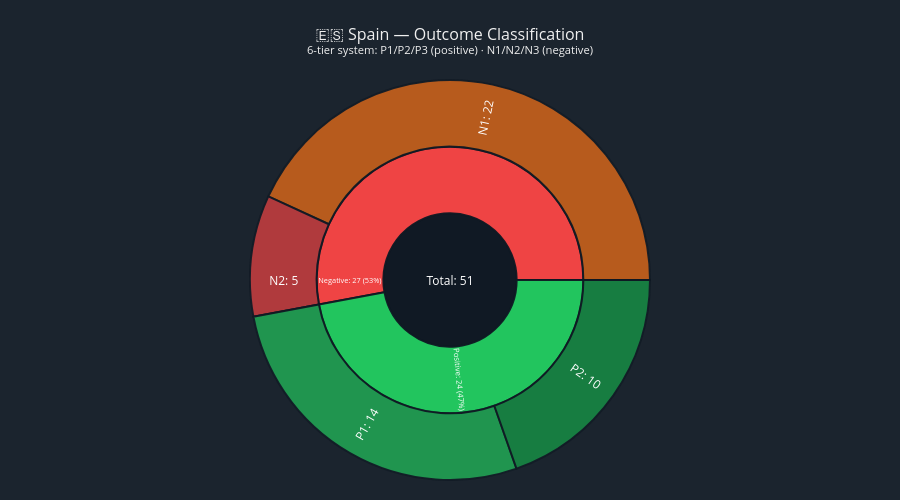

Notebook code cell kept with this figure:
### Markdown cell above
---
## 5. Outcome Classification — The 6-Tier System

The sunburst shows the full breakdown: inner ring = Positive vs Negative, outer ring = P1–P3 / N1–N3.

### Code cell
# ══════════════════════════════════════════════════════════════
# CELL 7 — Visualisation: Outcome Classification (P1-P3, N1-N3)
# ══════════════════════════════════════════════════════════════

TIER_META = {
    'P1': ('#22c55e', 'Established Possession', 'Kept ball ≥15s without leaving own half'),
    'P2': ('#16a34a', 'Reached Final Third',    'Kept ball ≥15s and reached final third'),
    'P3': ('#15803d', 'Created a Shot',          'Retained possession → shot attempt'),
    'N1': ('#f97316', 'Possession Lost',         'Opponent recovered without entering box'),
    'N2': ('#ef4444', 'Box Entry Conceded',      'Opponent entered penalty area'),
    'N3': ('#dc2626', 'Shot Conceded',           'Opponent produced a shot after recovery'),
}

# ── Sunburst / Treemap of outcomes ──
labels = []
parents = []
values = []
colors = []

# Root
labels.append(f'Total: {total}')
parents.append('')
values.append(total)
colors.append(C_BG)

# Positive / Negative
pos_total = outcome_counts['positive']
neg_total = outcome_counts['negative']

labels.append(f"Positive: {pos_total} ({round(pos_total/total*100)}%)")
parents.append(f'Total: {total}')
values.append(pos_total)
colors.append(C_POS)

labels.append(f"Negative: {neg_total} ({round(neg_total/total*100)}%)")
parents.append(f'Total: {total}')
values.append(neg_total)
colors.append(C_NEG)

# Granular tiers
for code in ['P1', 'P2', 'P3']:
    c = granular_counts.get(code, 0)
    color, label, desc = TIER_META[code]
    labels.append(f'{code}: {c}')
    parents.append(f"Positive: {pos_total} ({round(pos_total/total*100)}%)")
    values.append(c)
    colors.append(color)

for code in ['N1', 'N2', 'N3']:
    c = granular_counts.get(code, 0)
    color, label, desc = TIER_META[code]
    labels.append(f'{code}: {c}')
    parents.append(f"Negative: {neg_total} ({round(neg_total/total*100)}%)")
    values.append(c)
    colors.append(color)

fig3 = go.Figure(go.Sunburst(
    labels=labels,
    parents=parents,
    values=values,
    branchvalues='total',
    marker=dict(colors=colors, line=dict(color=C_BG, width=2)),
    textfont=dict(size=12, color='white'),
    insidetextorientation='radial',
))

fig3.update_layout(
    title=dict(
        text='🇪🇸 Spain — Outcome Classification<br><sup>6-tier system: P1/P2/P3 (positive) · N1/N2/N3 (negative)</sup>',
        font=dict(size=16, color=C_TEXT), x=0.5,
    ),
    plot_bgcolor=C_BG,
    paper_bgcolor=C_BG,
    height=500,
    margin=dict(l=20, r=20, t=80, b=20),
)

fig3.show()

# ── Text summary table ──
print('\n📊 OUTCOME DETAIL')
print('─' * 60)
for code in ['P1', 'P2', 'P3', 'N1', 'N2', 'N3']:
    c = granular_counts.get(code, 0)
    pct = round(c / total * 100, 1) if total else 0
    color_name, label, desc = TIER_META[code]
    marker = '🟢' if code.startswith('P') else '🔴'
    print(f'  {marker} {code} | {c:3d} ({pct:5.1f}%) | {label:25s} | {desc}')

### Figure 1 — Plotly figure (JSON) as saved in the notebook; plotly's stock layout.template omitted (floating-point values rounded to 4 significant figures)
{"data": [{"branchvalues": "total", "insidetextorientation": "radial", "labels": ["Total: 51", "Positive: 24 (47%)", "Negative: 27 (53%)", "P1: 14", "P2: 10", "P3: 0", "N1: 22", "N2: 5", "N3: 0"], "marker": {"colors": ["rgba(15,25,35,0.95)", "#22c55e", "#ef4444", "#22c55e", "#16a34a", "#15803d", "#f97316", "#ef4444", "#dc2626"], "line": {"color": "rgba(15,25,35,0.95)", "width": 2}}, "parents": ["", "Total: 51", "Total: 51", "Positive: 24 (47%)", "Positive: 24 (47%)", "Positive: 24 (47%)", "Negative: 27 (53%)", "Negative: 27 (53%)", "Negative: 27 (53%)"], "textfont": {"color": "white", "size": 12}, "type": "sunburst", "values": [51, 24, 27, 14, 10, 0, 22, 5, 0]}], "layout": {"height": 500, "margin": {"b": 20, "l": 20, "r": 20, "t": 80}, "paper_bgcolor": "rgba(15,25,35,0.95)", "plot_bgcolor": "rgba(15,25,35,0.95)", "title": {"font": {"color": "#f0f0f0", "size": 16}, "text": "🇪🇸 Spain — Outcome Classification<br><sup>6-tier system: P1/P2/P3 (positive) · N1/N2/N3 (negative)</sup>", "x": 0.5}}}
